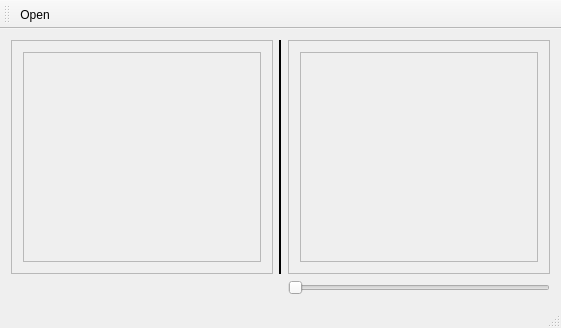
<?xml version="1.0" encoding="UTF-8"?>
<ui version="4.0">
 <class>MainWindow</class>
 <widget class="QMainWindow" name="MainWindow">
  <property name="geometry">
   <rect>
    <x>0</x>
    <y>0</y>
    <width>561</width>
    <height>328</height>
   </rect>
  </property>
  <property name="windowTitle">
   <string>LocalContrast</string>
  </property>
  <property name="windowIcon">
   <iconset resource="resource.qrc">
    <normaloff>:/images/resource/main.png</normaloff>:/images/resource/main.png</iconset>
  </property>
  <widget class="QWidget" name="centralWidget">
   <layout class="QVBoxLayout" name="verticalLayout">
    <item>
     <layout class="QGridLayout" name="gridLayout">
      <property name="rightMargin">
       <number>0</number>
      </property>
      <property name="bottomMargin">
       <number>0</number>
      </property>
      <item row="0" column="0">
       <widget class="QFrame" name="leftFrame">
        <property name="sizePolicy">
         <sizepolicy hsizetype="Expanding" vsizetype="Preferred">
          <horstretch>0</horstretch>
          <verstretch>0</verstretch>
         </sizepolicy>
        </property>
        <property name="frameShape">
         <enum>QFrame::StyledPanel</enum>
        </property>
        <property name="frameShadow">
         <enum>QFrame::Plain</enum>
        </property>
        <property name="lineWidth">
         <number>2</number>
        </property>
        <layout class="QVBoxLayout" name="verticalLayout_2">
         <item>
          <widget class="QScrollArea" name="scrollArea">
           <property name="widgetResizable">
            <bool>true</bool>
           </property>
           <widget class="QWidget" name="scrollAreaWidgetContents">
            <property name="geometry">
             <rect>
              <x>0</x>
              <y>0</y>
              <width>241</width>
              <height>207</height>
             </rect>
            </property>
            <layout class="QVBoxLayout" name="verticalLayout_4">
             <property name="leftMargin">
              <number>0</number>
             </property>
             <property name="topMargin">
              <number>0</number>
             </property>
             <property name="rightMargin">
              <number>0</number>
             </property>
             <property name="bottomMargin">
              <number>0</number>
             </property>
             <item>
              <widget class="QLabel" name="imageLeft">
               <property name="text">
                <string/>
               </property>
              </widget>
             </item>
            </layout>
           </widget>
          </widget>
         </item>
        </layout>
       </widget>
      </item>
      <item row="0" column="1">
       <widget class="Line" name="line">
        <property name="frameShadow">
         <enum>QFrame::Plain</enum>
        </property>
        <property name="lineWidth">
         <number>2</number>
        </property>
        <property name="orientation">
         <enum>Qt::Vertical</enum>
        </property>
       </widget>
      </item>
      <item row="0" column="2">
       <widget class="QFrame" name="rightFrame">
        <property name="sizePolicy">
         <sizepolicy hsizetype="Expanding" vsizetype="Preferred">
          <horstretch>0</horstretch>
          <verstretch>0</verstretch>
         </sizepolicy>
        </property>
        <property name="frameShape">
         <enum>QFrame::StyledPanel</enum>
        </property>
        <property name="frameShadow">
         <enum>QFrame::Plain</enum>
        </property>
        <property name="lineWidth">
         <number>2</number>
        </property>
        <layout class="QVBoxLayout" name="verticalLayout_3">
         <item>
          <widget class="QScrollArea" name="scrollArea_2">
           <property name="widgetResizable">
            <bool>true</bool>
           </property>
           <widget class="QWidget" name="scrollAreaWidgetContents_2">
            <property name="geometry">
             <rect>
              <x>0</x>
              <y>0</y>
              <width>241</width>
              <height>207</height>
             </rect>
            </property>
            <layout class="QHBoxLayout" name="horizontalLayout">
             <property name="leftMargin">
              <number>0</number>
             </property>
             <property name="topMargin">
              <number>0</number>
             </property>
             <property name="rightMargin">
              <number>0</number>
             </property>
             <property name="bottomMargin">
              <number>0</number>
             </property>
             <item>
              <widget class="QLabel" name="imageRight">
               <property name="text">
                <string/>
               </property>
              </widget>
             </item>
            </layout>
           </widget>
          </widget>
         </item>
        </layout>
       </widget>
      </item>
      <item row="1" column="2">
       <widget class="QSlider" name="forceSlider">
        <property name="orientation">
         <enum>Qt::Horizontal</enum>
        </property>
       </widget>
      </item>
     </layout>
    </item>
   </layout>
  </widget>
  <widget class="QToolBar" name="mainToolBar">
   <attribute name="toolBarArea">
    <enum>TopToolBarArea</enum>
   </attribute>
   <attribute name="toolBarBreak">
    <bool>false</bool>
   </attribute>
   <addaction name="actionOpen"/>
  </widget>
  <widget class="QStatusBar" name="statusBar"/>
  <action name="actionOpen">
   <property name="icon">
    <iconset resource="resource.qrc">
     <normaloff>:/images/resource/open.png</normaloff>:/images/resource/open.png</iconset>
   </property>
   <property name="text">
    <string>&amp;Open</string>
   </property>
   <property name="toolTip">
    <string>Open File</string>
   </property>
  </action>
 </widget>
 <layoutdefault spacing="6" margin="11"/>
 <resources>
  <include location="resource.qrc"/>
 </resources>
 <connections/>
</ui>
